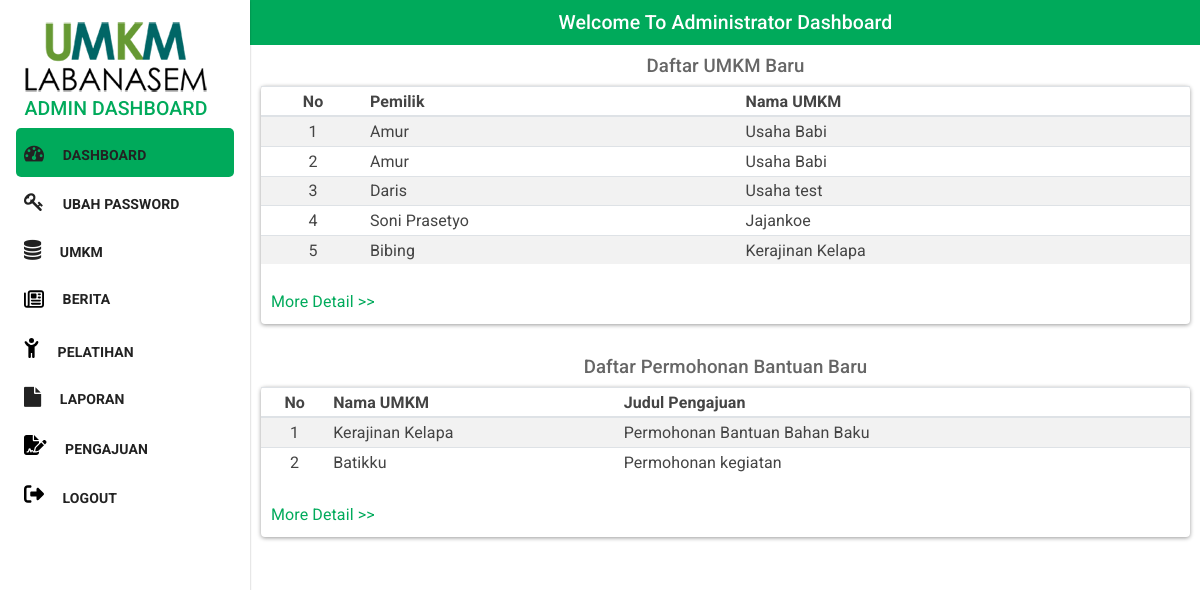
The page /_admin/admin_show.php (signed in) on the database its author committed.
### tables this page shows
CREATE TABLE `register` (
  `umkmid` int(11) NOT NULL,
  `umkmkode` varchar(20) NOT NULL,
  `nama` varchar(50) NOT NULL,
  `alamat` varchar(150) NOT NULL,
  `nik` varchar(50) NOT NULL,
  `nohp` varchar(20) NOT NULL,
  `email` varchar(100) NOT NULL,
  `ig` varchar(50) NOT NULL,
  `password` varchar(100) NOT NULL,
  `namausaha` varchar(100) NOT NULL,
  `jenisusaha` varchar(50) NOT NULL,
  `status` varchar(10) NOT NULL COMMENT 'inactive, onreview,active',
  `usercreated` varchar(20) NOT NULL,
  `dateinsert` datetime NOT NULL,
  `ipaddress` varchar(20) NOT NULL,
  `lastupdate` datetime DEFAULT NULL
);

CREATE TABLE `laporan` (
  `laporanid` int(11) NOT NULL,
  `umkmid` int(11) NOT NULL,
  `judul` varchar(100) NOT NULL,
  `tanggal` date NOT NULL,
  `isi` varchar(200) NOT NULL,
  `kategori` varchar(20) NOT NULL,
  `status` varchar(20) NOT NULL,
  `keterangan` varchar(100) DEFAULT NULL,
  `dateinsert` datetime NOT NULL,
  `lastupdate` datetime DEFAULT NULL
);

### _admin/admin_show.php (the view, shortened to what this page needs)
<?php
require "../system/sistem.php";
$time = $_SERVER['REQUEST_TIME'];
if (isset($_SESSION['LAST_ACTIVITY']) &&  ($time - $_SESSION['LAST_ACTIVITY']) > $_SESSION['TIME_DURATION']) {
    session_unset();
    session_destroy();
    session_start();
	header( "Location:index.php?pesan=Session Expired!" );
}
else if (isset($_SESSION['ses_username']))
{
	if ($_SESSION['ses_hak']!='administrator' && $_SESSION['ses_hak']!='leader')
	{
		header( "Location:index.php?pesan=Anda tidak mempunyai akses halaman ini!" );
	}
	else
	{
?>
<html lang="en">
<head>
    <link rel="stylesheet" href="css/bootstrap.min.css"/>
    <link rel="stylesheet" href="navbar-fixed-left.min.css">
	 <link rel="stylesheet" href="https://cdnjs.cloudflare.com/ajax/libs/font-awesome/4.7.0/css/font-awesome.min.css"/>
    <link rel="stylesheet" href="css/docs.css">
</head>
<body>
	<?php
		include "menu_samping.php";
	?>
	<section class="bg-light sec-pad">
		<div class="row bg-light text-center">
		<div class="div-bg" style="background-color:#00AA5B">
			<h4 class="h4-bg text-center"><span class="h4-bg-white">Welcome To Administrator Dashboard</span></h4>
		</div>
		<div class="col-md-12">
			<div class="row" style="padding:10px;">
				<div class="col-sm-12">
					<figcaption class="info-wrap">
						<h5 class="caption" style="color:#666;font-size:14pt;">Daftar UMKM Baru</h5>
					</figcaption>
					<figure class="card card-product">
						<table class="table table-striped table-sm">
							<thead>
								<tr>
									<th class='text-center'>No</th>
									<th class=''>Pemilik</th>
									<th class=''>Nama UMKM</th>
								</tr>
							</thead>
								<?php
									$sql="SELECT * FROM register ORDER BY DateInsert DESC LIMIT 5";
									$no_urut = 0;
									$res = mysqli_query($dbconn,$sql);
									$jml = @mysqli_num_rows($res);
									if ($jml==0)
									{
											echo "  <tr>";
											echo "		<td colspan=5 class='control' align=''>No Data...</td>";
											echo "  </tr>";
									}
									else
									{
										while ($rows = mysqli_fetch_assoc($res))
										{
											$no_urut++;
											echo "  <tr>";
											echo "	<td class='text-center'>$no_urut</td>";
											echo "	<td class=''>$rows[nama]</td>";
											echo "	<td class=''>$rows[namausaha]</td>";
											echo "</tr>";
										}
									}
										echo "</table>" ;
									?>
						<div class="bottom-wrap">
							<span style='display:block; padding:10px;' class='text-left'><a href="umkmview.php" class="link" style="font-size:12pt;color:#00AA5B">More Detail >></a></span>
						</div>
					</figure>
				</div>
				<div class="col-md-12 mt-3">
					<figcaption class="info-wrap">
						<h5 class="caption" style="color:#666;font-size:14pt;">Daftar Permohonan Bantuan Baru</h5>
					</figcaption>
					<figure class="card card-product">
						<table class="table table-striped table-sm">
							<thead>
								<tr>
								<th class='text-center'>No</th>
									<th class=''>Nama UMKM</th>
									<th class=''>Judul Pengajuan</th>
								</tr>
							</thead>
								<?php
									$sql="SELECT l.laporanid as 'kd', r.namausaha as 'nm', l.judul as 'judul' FROM laporan l INNER JOIN register r ON l.umkmid=r.umkmid WHERE l.kategori='pengajuan' ORDER BY l.dateinsert LIMIT 0,5";
									$no_urut = 0;
									$res = mysqli_query($dbconn,$sql);
									$jml = @mysqli_num_rows($res);
									if ($jml==0)
									{
											echo "  <tr>";
											echo "		<td colspan=5 class='control' align='center'>Belum ada pengajuan...</td>";
											echo "  </tr>";
									}
									else
									{
										while ($rows = mysqli_fetch_assoc($res))
										{
											$no_urut++;
											echo "  <tr>";
											echo "	<td class='text-center'>$no_urut</td>";
											echo "	<td class=''>$rows[nm]</td>";
											echo "	<td class=''>$rows[judul]</td>";
											echo "</tr>";
										}
									}
										echo "</table>" ;
									?></table>
						<div class="bottom-wrap">
							<span style='display:block; padding:10px;' class='text-left'><a href="pengajuan.php" class="link" style="font-size:12pt;color:#00AA5B">More Detail >></a></span>
						</div>
					</figure>
				</div>
			</div>
		</div>
		</div>
	</section>
</body>
</html>
<?php
	}
}
else
{
	header( "Location:index.php?pesan=Forbidden Access!" );
} ?>

### _admin/css/docs.css (style rules this page uses)
body { min-height: 200vh; }
a { cursor: pointer; }
.h4-bg { margin: 10px 0; text-align:left; }
.h4-bg-white { width:100%; color:#fff; padding: 10px 30px; }
.div-bg { width: 100%; border:solid 1px transparent; }
.sec-pad { width: 100%; padding-left:1px; }

### rows shown on the page
register: nama "Amur", namausaha "Usaha Babi"
register: nama "Amur", namausaha "Usaha Babi"
register: nama "Daris", namausaha "Usaha test"
register: nama "Soni Prasetyo", namausaha "Jajankoe"
register: nama "Bibing", namausaha "Kerajinan Kelapa"
laporan: register.namausaha "Kerajinan Kelapa", judul "Permohonan Bantuan Bahan Baku"
laporan: register.namausaha "Batikku", judul "Permohonan kegiatan"
